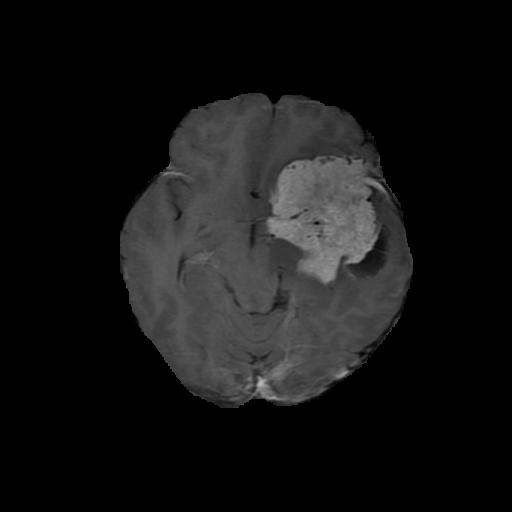
%> input picture wavelet/Tumor3_Skull_Tripped.jpg, 512 x 512 px
$ octave den3.m   (GNU Octave 9; MATLAB toolbox functions it lacks are replaced by stand-ins)
%> lines starting %> are read from the running program, lines starting %| are printed output that depends on the picture
### wavelet/denS2D.m
function y = denS2D(x,T)

% [9 lines of commented-out code are left out]

[af, sf] = farras;
J = 4;
w = dwt2D(x,J,af);
% loop thru scales:
for j = 1:J
    % loop thru subbands
    for s = 1:3
        w{j}{s} = soft(w{j}{s},T);
    end
end
y = idwt2D(w,J,sf);

### wavelet/idwt2D.m
function y = idwt2D(w, J, sf)

% Inverse 2-D Discrete Wavelet Transform
%
% USAGE:
%   y = idwt(w, J, sf)
% INPUT:
%   w - wavelet coefficients
%   J  - number of stages
%   sf - synthesis filters
% OUTPUT:
%   y - output array
% See dwt2D
%
% WAVELET SOFTWARE AT POLYTECHNIC UNIVERSITY, BROOKLYN, NY
% http://taco.poly.edu/WaveletSoftware/

y = w{J+1};
for k = J:-1:1
   y = sfb2D(y, w{k}, sf, sf);
end

### wavelet/den2.m
function e = den2(s,x,t)

% [6 lines of commented-out code are left out]

N = length(t);
for k = 1:N
    y = denS2D(x,t(k));
    e(k) = sqrt(mean(mean((y-s).^2)));
end

### wavelet/dualtree2D.m
function w = dualtree2D(x, J, Faf, af)

% 2D Dual-Tree Discrete Wavelet Transform
%
% USAGE:
%   w = dualtree2D(x, J, Faf, af)
% INPUT:
%   x - M by N array
%   J - number of stages
%   Faf - first stage filters
%   af - filters for remaining stages
% OUPUT:
%   w{j}{d1}{d2} - DWT coefficients
%       j = 1..J, k = 1..2, d = 1..3
%   w{J+1}{k} - lowpass coefficients
%       k = 1..2
% % EXAMPLE:
%   x = rand(256);
%   J = 3;
%   [Faf, Fsf] = FSfarras;
%   [af, sf] = dualfilt1;
%   w = dualtree2D(x, J, Faf, af);
%   y = idualtree2D(w, J, Fsf, sf);
%   err = x - y;
%   max(max(abs(err)))
%
% WAVELET SOFTWARE AT POLYTECHNIC UNIVERSITY, BROOKLYN, NY
% http://taco.poly.edu/WaveletSoftware/

% normalization
x = x/sqrt(2);

% Tree 1
[x1 w{1}{1}] = afb2D(x, Faf{1});      % stage 1
for j = 2:J
    [x1 w{j}{1}] = afb2D(x1, af{1});  % remaining stages
end
w{J+1}{1} = x1;                       % lowpass subband

% Tree 2
[x2 w{1}{2}] = afb2D(x, Faf{2});      % stage 1
for j = 2:J
    [x2 w{j}{2}] = afb2D(x2, af{2});  % remaining stages
end
w{J+1}{2} = x2;                       % lowpass subband

% sum and difference
for j = 1:J
    for m = 1:3
        A = w{j}{1}{m};
        B = w{j}{2}{m};
        w{j}{1}{m} = (A+B)/sqrt(2);
        w{j}{2}{m} = (A-B)/sqrt(2);
    end
end

### wavelet/afb2D_A.m
function [lo, hi] = afb2D_A(x, af, d)

% 2D Analysis Filter Bank
% (along one dimension only)
%
% [lo, hi] = afb2D_A(x, af, d);
% INPUT:
%    x - NxM matrix, where min(N,M) > 2*length(filter)
%           (N, M are even)
%    af - analysis filter for the columns
%    af(:, 1) - lowpass filter
%    af(:, 2) - highpass filter
%    d - dimension of filtering (d = 1 or 2)
% OUTPUT:
%     lo, hi - lowpass, highpass subbands
%
% % Example
% x = rand(32,64);
% [af, sf] = farras;
% [lo, hi] = afb2D_A(x, af, 1);
% y = sfb2D_A(lo, hi, sf, 1);
% err = x - y;
% max(max(abs(err)))

lpf = af(:, 1);     % lowpass filter
hpf = af(:, 2);     % highpass filter

if d == 2
   x = x';
end

N = size(x,1);
L = size(af,1)/2;
x = cshift2D(x,-L);

lo = upfirdn(x, lpf, 1, 2);
lo(1:L, :) = lo(1:L, :) + lo([1:L]+N/2, :);
lo = lo(1:N/2, :);

hi = upfirdn(x, hpf, 1, 2);
hi(1:L, :) = hi(1:L, :) + hi([1:L]+N/2, :);
hi = hi(1:N/2, :);

if d == 2
   lo = lo';
   hi = hi';
end

### wavelet/cshift2D.m
function y = cshift2D(x, m)

% 2D Circular Shift
%
% USAGE:
%    y = cshift2D(x, m)
% INPUT:
%    x - M by N array
%    m - amount of shift
% OUTPUT:
%    y - matrix x will be shifed by m samples down
%
% WAVELET SOFTWARE AT POLYTECHNIC UNIVERSITY, BROOKLYN, NY
% http://taco.poly.edu/WaveletSoftware/

[N, M] = size(x);
n = 0:N-1;
n = mod(n-m, N);
y = x(n+1,:);

### wavelet/denR2D.m
function y = denR2D(x,T);

% [10 lines of commented-out code are left out]

[Faf, Fsf] = FSfarras;
[af, sf] = dualfilt1;
J = 4;
w = dualtree2D(x,J,Faf,af);
% loop thru scales:
for j = 1:J
    % loop thru subbands
    for s1 = 1:2
        for s2 = 1:3
            w{j}{s1}{s2} = soft(w{j}{s1}{s2},T);
        end
    end
end
y = idualtree2D(w,J,Fsf,sf);

### wavelet/sfb2D_A.m
function y = sfb2D_A(lo, hi, sf, d)

% 2D Synthesis Filter Bank
% (along single dimension only)
%
% y = sfb2D_A(lo, hi, sf, d);
% sf - synthesis filters
% d  - dimension of filtering
% see afb2D_A


lpf = sf(:, 1);     % lowpass filter
hpf = sf(:, 2);     % highpass filter

if d == 2
   lo = lo';
   hi = hi';
end

N = 2*size(lo,1);
L = length(sf);
y = upfirdn(lo, lpf, 2, 1) + upfirdn(hi, hpf, 2, 1);
y(1:L-2, :) = y(1:L-2, :) + y(N+[1:L-2], :);
y = y(1:N, :);
y = cshift2D(y, 1-L/2);

if d == 2
   y = y';
end

### wavelet/rden2.m
function re = rden2(s,x,t)

% [7 lines of commented-out code are left out]

N = length(t);
for k = 1:N
    y = denR2D(x,t(k));
    re(k) = sqrt(mean(mean((y-s).^2)));
end

### wavelet/cplxdual2D.m
function w = cplxdual2D(x, J, Faf, af)

% Dual-Tree Complex 2D Discrete Wavelet Transform
%
% USAGE:
%   w = cplxdual2D(x, J, Faf, af)
% INPUT:
%   x - 2-D array
%   J - number of stages
%   Faf{i}: first stage filters for tree i
%   af{i}:  filters for remaining stages on tree i
% OUTPUT:
%   w{j}{i}{d1}{d2} - wavelet coefficients
%       j = 1..J (scale)
%       i = 1 (real part); i = 2 (imag part)
%       d1 = 1,2; d2 = 1,2,3 (orientations)
%   w{J+1}{m}{n} - lowpass coefficients
%       d1 = 1,2; d2 = 1,2
% EXAMPLE:
%   x = rand(256);
%   J = 5;
%   [Faf, Fsf] = FSfarras;
%   [af, sf] = dualfilt1;
%   w = cplxdual2D(x, J, Faf, af);
%   y = icplxdual2D(w, J, Fsf, sf);
%   err = x - y;
%   max(max(abs(err)))
%
% WAVELET SOFTWARE AT POLYTECHNIC UNIVERSITY, BROOKLYN, NY
% http://taco.poly.edu/WaveletSoftware/

% normalization
x = x/2;

for m = 1:2
    for n = 1:2
        [lo w{1}{m}{n}] = afb2D(x, Faf{m}, Faf{n});
        for j = 2:J
            [lo w{j}{m}{n}] = afb2D(lo, af{m}, af{n});
        end
        w{J+1}{m}{n} = lo;
    end
end

for j = 1:J
    for m = 1:3
        [w{j}{1}{1}{m} w{j}{2}{2}{m}] = pm(w{j}{1}{1}{m},w{j}{2}{2}{m});
        [w{j}{1}{2}{m} w{j}{2}{1}{m}] = pm(w{j}{1}{2}{m},w{j}{2}{1}{m});
    end
end

### wavelet/denC2D.m
function y = denC2D(x,T);

% [10 lines of commented-out code are left out]

[Faf, Fsf] = FSfarras;
[af, sf] = dualfilt1;
J = 4;
w = cplxdual2D(x,J,Faf,af);
I = sqrt(-1);
% loop thru scales:
for j = 1:J
    % loop thru subbands
    for s1 = 1:2
        for s2 = 1:3
            C = w{j}{1}{s1}{s2} + I*w{j}{2}{s1}{s2};
            C = soft(C,T);
            w{j}{1}{s1}{s2} = real(C);
            w{j}{2}{s1}{s2} = imag(C);
        end
    end
end
y = icplxdual2D(w,J,Fsf,sf);

### wavelet/icplxdual2D.m
function y = icplxdual2D(w, J, Fsf, sf)

% Inverse Dual-Tree Complex 2D Discrete Wavelet Transform
%
% USAGE:
%   y = icplxdual2D(w, J, Fsf, sf)
% INPUT:
%   w - wavelet coefficients
%   J - number of stages
%   Fsf - synthesis filters for final stage
%   sf - synthesis filters for preceeding stages
% OUTPUT:
%   y - output array
% See cplxdual2D
%
% WAVELET SOFTWARE AT POLYTECHNIC UNIVERSITY, BROOKLYN, NY
% http://taco.poly.edu/WaveletSoftware/

for j = 1:J
    for m = 1:3
        [w{j}{1}{1}{m} w{j}{2}{2}{m}] = pm(w{j}{1}{1}{m},w{j}{2}{2}{m});
        [w{j}{1}{2}{m} w{j}{2}{1}{m}] = pm(w{j}{1}{2}{m},w{j}{2}{1}{m});
    end
end

y = zeros(size(w{1}{1}{1}{1})*2);
for m = 1:2
    for n = 1:2
        lo = w{J+1}{m}{n};
        for j = J:-1:2
            lo = sfb2D(lo, w{j}{m}{n}, sf{m}, sf{n});
        end
        lo = sfb2D(lo, w{1}{m}{n}, Fsf{m}, Fsf{n});
        y = y + lo;
    end
end

% normalization
y = y/2;

### wavelet/cden2.m
function e = cden2(s,x,t)

% [6 lines of commented-out code are left out]

N = length(t);
for k = 1:N
    y = denC2D(x,t(k));
    e(k) = sqrt(mean(mean((y-s).^2)));
end

### wavelet/dwt2D.m
function w = dwt2D(x, J, af)

% discrete 2-D wavelet transform
%
% USAGE:
%   w = dwt2D(x, stages, af)
% INPUT:
%   x - N by M matrix
%       1) M, N are both even
%       2) min(M,N) >= 2^(J-1)*length(af)
%   J - number of stages
%   af - analysis filters
% OUPUT:
%   w - cell array of wavelet coefficients
% EXAMPLE:
%   [af, sf] = farras;
%   x = rand(128,64);
%   J = 3;
%   w = dwt2D(x,J,af);
%   y = idwt2D(w,J,sf);
%   err = x - y;
%   max(max(abs(err)))
%
% WAVELET SOFTWARE AT POLYTECHNIC UNIVERSITY, BROOKLYN, NY
% http://taco.poly.edu/WaveletSoftware/

for k = 1:J
    [x w{k}] = afb2D(x, af, af);
end
w{J+1} = x;

### wavelet/FSfarras.m
function [af, sf] = FSfarras

% Farras filters organized for the dual-tree
% complex DWT.
%
% USAGE:
%    [af, sf] = FSfarras
% OUTPUT:
%    af{i}, i = 1,2 - analysis filters for tree i
%    sf{i}, i = 1,2 - synthesis filters for tree i
% See farras, dualtree, dualfilt1.
%
% WAVELET SOFTWARE AT POLYTECHNIC UNIVERSITY, BROOKLYN, NY
% http://taco.poly.edu/WaveletSoftware/

af{1} = [
                  0                  0
  -0.08838834764832  -0.01122679215254
   0.08838834764832   0.01122679215254
   0.69587998903400   0.08838834764832
   0.69587998903400   0.08838834764832
   0.08838834764832  -0.69587998903400
  -0.08838834764832   0.69587998903400
   0.01122679215254  -0.08838834764832
   0.01122679215254  -0.08838834764832
                  0                  0
 ];

sf{1} = af{1}(end:-1:1, :);

af{2} = [
   0.01122679215254                  0
   0.01122679215254                  0
  -0.08838834764832  -0.08838834764832
   0.08838834764832  -0.08838834764832
   0.69587998903400   0.69587998903400
   0.69587998903400  -0.69587998903400
   0.08838834764832   0.08838834764832
  -0.08838834764832   0.08838834764832
                  0   0.01122679215254
                  0  -0.01122679215254
];

sf{2} = af{2}(end:-1:1, :);

### wavelet/dualfilt1.m
function [af, sf] = dualfilt1

% Kingsbury Q-filters for the dual-tree complex DWT
%
% USAGE:
%    [af, sf] = dualfilt1
% OUTPUT:
%    af{i}, i = 1,2 - analysis filters for tree i
%    sf{i}, i = 1,2 - synthesis filters for tree i
%    note: af{2} is the reverse of af{1}
% REFERENCE:
%    N. G. Kingsbury,  "A dual-tree complex wavelet
%    transform with improved orthogonality and symmetry
%    properties", Proceedings of the IEEE Int. Conf. on
%    Image Proc. (ICIP), 2000
% See dualtree
%
% WAVELET SOFTWARE AT POLYTECHNIC UNIVERSITY, BROOKLYN, NY
% http://taco.poly.edu/WaveletSoftware/

% These cofficients are rounded to 8 decimal places.

af{1} = [
   0.03516384000000                  0
                  0                  0
  -0.08832942000000  -0.11430184000000
   0.23389032000000                  0
   0.76027237000000   0.58751830000000
   0.58751830000000  -0.76027237000000
                  0   0.23389032000000
  -0.11430184000000   0.08832942000000
                  0                  0
                  0  -0.03516384000000
 ];

af{2} = [
                  0  -0.03516384000000
                  0                  0
  -0.11430184000000   0.08832942000000
                  0   0.23389032000000
   0.58751830000000  -0.76027237000000
   0.76027237000000   0.58751830000000
   0.23389032000000                  0
  -0.08832942000000  -0.11430184000000
                  0                  0
   0.03516384000000                  0
];

sf{1} = af{1}(end:-1:1, :);

sf{2} = af{2}(end:-1:1, :);

### wavelet/farras.m
function [af, sf] = farras

% Farras nearly symmetric filters for orthogonal
% 2-channel perfect reconstruction filter bank
%
% USAGE:
%    [af, sf] = farras
% OUTPUT:
%    af - analysis filters
%    sf - synthesis filters
% REFERENCE:
%    A. F. Abdelnour and I. W. Selesnick.
%    "Nearly symmetric orthogonal wavelet bases",
%    Proc. IEEE Int. Conf. Acoust., Speech,
%    Signal Processing (ICASSP), May 2001.
% See afb, dwt.
%
% WAVELET SOFTWARE AT POLYTECHNIC UNIVERSITY, BROOKLYN, NY
% http://taco.poly.edu/WaveletSoftware/

af = [
                  0  -0.01122679215254
                  0   0.01122679215254
  -0.08838834764832   0.08838834764832
   0.08838834764832   0.08838834764832
   0.69587998903400  -0.69587998903400
   0.69587998903400   0.69587998903400
   0.08838834764832  -0.08838834764832
  -0.08838834764832  -0.08838834764832
   0.01122679215254                  0
   0.01122679215254                  0
];

sf = af(end:-1:1, :);

### wavelet/afb2D.m
function [lo, hi] = afb2D(x, af1, af2)

% 2D Analysis Filter Bank
%
% USAGE:
%   [lo, hi] = afb2D(x, af1, af2);
% INPUT:
%   x - N by M matrix
%       1) M, N are both even
%       2) M >= 2*length(af1)
%       3) N >= 2*length(af2)
%   af1 - analysis filters for columns
%   af2 - analysis filters for rows
% OUTPUT:
%    lo - lowpass subband
%    hi{1} - 'lohi' subband
%    hi{2} - 'hilo' subband
%    hi{3} - 'hihi' subband
% EXAMPLE:
%   x = rand(32,64);
%   [af, sf] = farras;
%   [lo, hi] = afb2D(x, af, af);
%   y = sfb2D(lo, hi, sf, sf);
%   err = x - y;
%   max(max(abs(err)))
%
% WAVELET SOFTWARE AT POLYTECHNIC UNIVERSITY, BROOKLYN, NY
% http://taco.poly.edu/WaveletSoftware/

if nargin < 3
   af2 = af1;
end

% filter along columns
[L, H] = afb2D_A(x, af1, 1);

% filter along rows
[lo,    hi{1}] = afb2D_A(L, af2, 2);
[hi{2}, hi{3}] = afb2D_A(H, af2, 2);

### wavelet/sfb2D.m
function y = sfb2D(lo, hi, sf1, sf2)

% 2D Synthesis Filter Bank
%
% USAGE:
%   y = sfb2D(lo, hi, sf1, sf2);
% INPUT:
%   lo, hi - lowpass, highpass subbands
%   sf1 - synthesis filters for the columns
%   sf2 - synthesis filters for the rows
% OUTPUT:
%   y - output array
% See afb2D
%
% WAVELET SOFTWARE AT POLYTECHNIC UNIVERSITY, BROOKLYN, NY
% http://taco.poly.edu/WaveletSoftware/


if nargin < 4
    sf2 = sf1;
end

% filter along rows
lo = sfb2D_A(lo,    hi{1}, sf2, 2);
hi = sfb2D_A(hi{2}, hi{3}, sf2, 2);

% filter along columns
y = sfb2D_A(lo, hi, sf1, 1);

### wavelet/idualtree2D.m
function y = idualtree2D(w, J, Fsf, sf)

% Inverse 2-D Dual-Tree Discrete Wavelet Transform
%
% USAGE:
%   y = idualtree2D(w, J, Fsf, sf)
% INPUT:
%   J - number of stages
%   Fsf - synthesis filters for final stage
%   sf -  synthesis filters for preceeding stages
% OUPUT:
%   y - output array
% See idualtree2D
%
% WAVELET SOFTWARE AT POLYTECHNIC UNIVERSITY, BROOKLYN, NY
% http://taco.poly.edu/WaveletSoftware/

% sum and difference
for k = 1:J
    for m = 1:3
        A = w{k}{1}{m};
        B = w{k}{2}{m};
        w{k}{1}{m} = (A+B)/sqrt(2);
        w{k}{2}{m} = (A-B)/sqrt(2);
    end
end

% Tree 1
y1 = w{J+1}{1};
for j = J:-1:2
   y1 = sfb2D(y1, w{j}{1}, sf{1});
end
y1 = sfb2D(y1, w{1}{1}, Fsf{1});

% Tree 2
y2 = w{J+1}{2};
for j = J:-1:2
   y2 = sfb2D(y2, w{j}{2}, sf{2});
end
y2 = sfb2D(y2, w{1}{2}, Fsf{2});

% normalization
y = (y1 + y2)/sqrt(2);

### wavelet/den3.m


s1 = double(imread('Tumor3_Skull_Tripped.jpg'));
%> s1: size 512x512 double; min 0, max 188, mean 20; mean of the top-left, top-right, bottom-left and bottom-right quarters 17.4, 24.2, 18, 20.6
s = s1(:,:);
x = s + 20*randn(size(s));
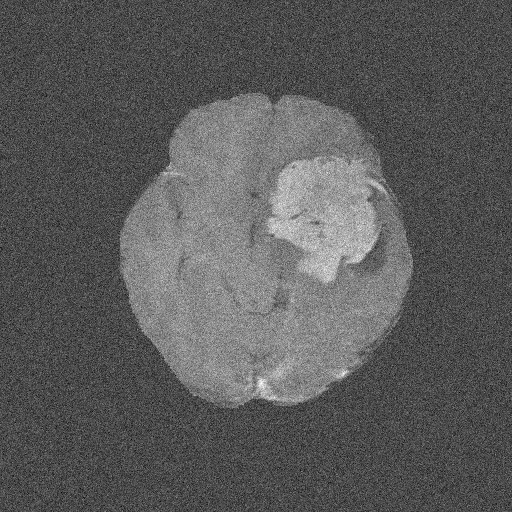
%> x: size 512x512 double; min -87.13, max 212.2, mean 20; drawn with min black and max white
t = 0:5:50;         % threshold range(0~50),increment by 5
e = den2(s,x,t);    % using standard method
%> after the loop in den2, `for k = 1:N`: e = [19.95 16.27 13.08 10.41 8.26 6.63 5.49 4.79 4.45 4.34 4.36]
re = rden2(s,x,t);  % using reduced 2-D dual-tree method
%> the loop in rden2, `for k = 1:N` made 11 passes
%> pass 1, in afb2D_A, `lo = lo(1:N/2, :);`:
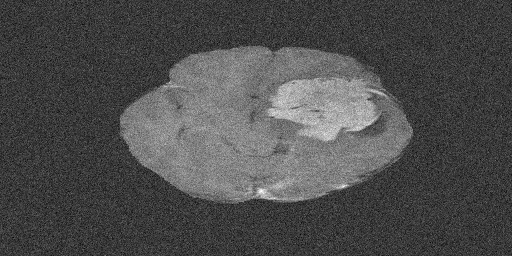
%> lo: size 256x512 double; min -58.29, max 200.2, mean 20; drawn with min black and max white
%> after the loop in rden2, `for k = 1:N`: re = [19.95 14.79 10.54 7.43 5.45 4.44 4.06 4.02 4.11 4.25 4.39]
ce = cden2(s,x,t);  % using complex 2-D dual-tree method
%> after the loop in cden2, `for k = 1:N`: e = [19.95 14.02 8.98 5.6 4.06 3.75 3.88 4.08 4.28 4.45 4.6]
%> ce has the same summary as e in cden2

figure(1)
plot(t,e)
hold on
plot(t,re,'r')
hold on
plot(t,ce,'k')
title('RMS error V.S. Threshold Pt.')
xlabel('Threshold pt.');
ylabel('RMS error');
legend('Standard 2D','Reduced 2D dual','Complx 2D dual');
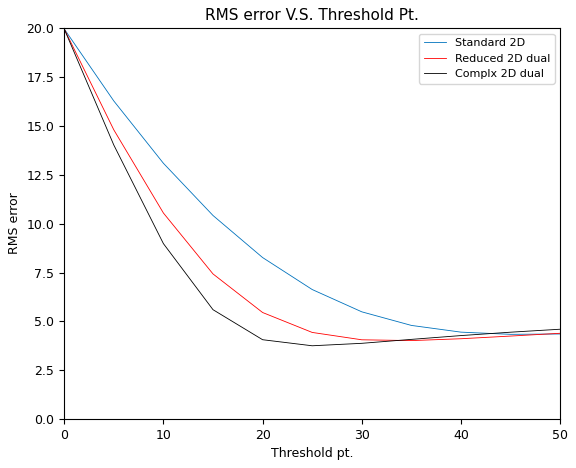
%> figure redrawn from the program's plot data; curve peaks at x = 0, y = 19.95


[emin,k] = min(e);
%> emin = 4.34; k = 10
T = t(k);
%> T = 45
y = denS2D(x,T);
%> the loop in dwt2D (call 12), `for k = 1:J` made 4 passes
%> pass 1, in afb2D_A (call 67), `hi = upfirdn(x, hpf, 1, 2);`:
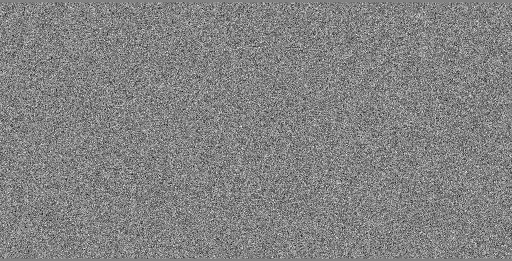
%> hi: size 261x512 double; min -88.17, max 83.07, mean -0.1; drawn with min black and max white
%> the loop in idwt2D (call 12), `for k = J:-1:1` made 4 passes
%> pass 1, in sfb2D_A (call 67), `hi = hi';`:
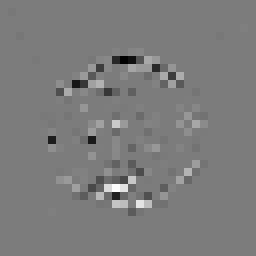
%> hi: size 32x32 double (shown 8 times larger); min -309.2, max 325.5, mean 0.3; drawn with min black and max white
%> pass 1, in sfb2D_A (call 67), `y = y(1:N, :);`:
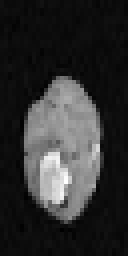
%> y: size 64x32 double (shown 4 times larger); min -78.86, max 1533.4, mean 226.3; drawn with min black and max white
%> after the loop in idwt2D (call 12), `for k = J:-1:1`:
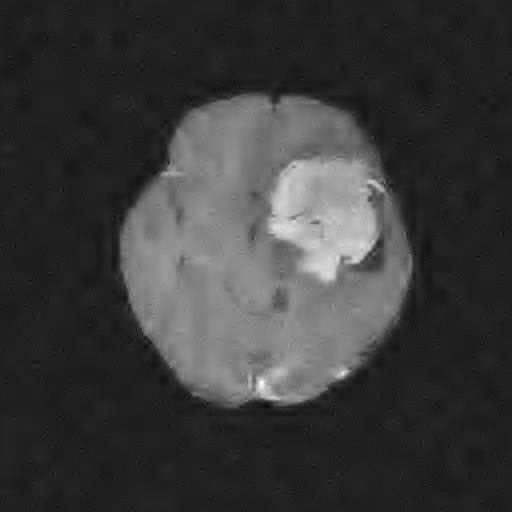
%> y: size 512x512 double; min -23.82, max 165.5, mean 20; drawn with min black and max white
figure(2)
clf
imagesc(y/4)
colormap gray;
axis square
axis off
print -deps den3_A

ax = [280*[1 1] 250*[1 1]]+[0 1 0 1]*120;

figure(3)
clf
imagesc(y/4)
colormap gray;
axis(ax)
axis square
axis off
print -deps den3_B

[emin,k] = min(ce);
%> emin = 3.75; k = 6
T = t(k);
%> T = 25
y = denC2D(x,T);
figure(4)
clf
imagesc(y/4)
colormap gray;
axis image
axis off
print -deps cden3_A

figure(5)
clf
imagesc(y/4)
colormap gray;
axis(ax)
axis square
axis off
print -deps cden3_B
